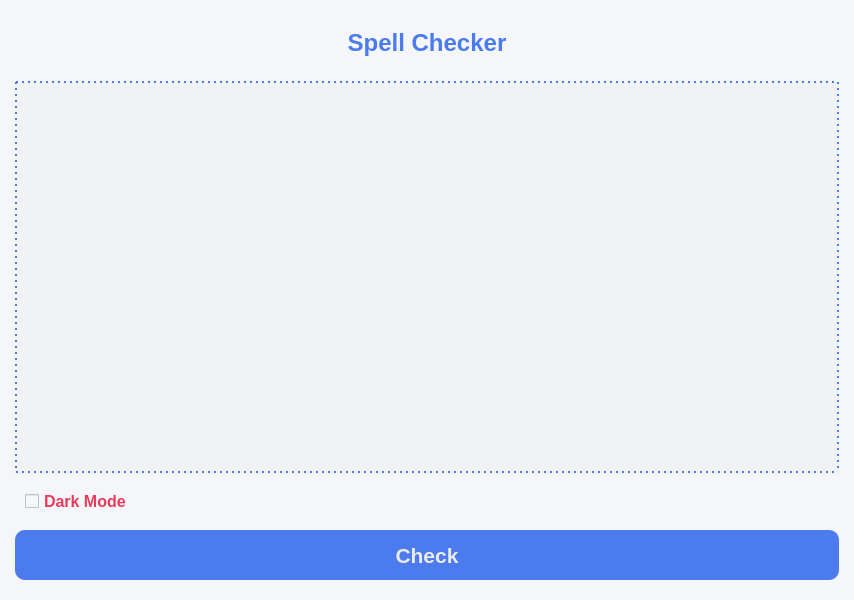
<?xml version="1.0" encoding="UTF-8"?>
<ui version="4.0">
 <class>MainWindow</class>
 <widget class="QMainWindow" name="MainWindow">
  <property name="geometry">
   <rect>
    <x>0</x>
    <y>0</y>
    <width>854</width>
    <height>600</height>
   </rect>
  </property>
  <property name="windowTitle">
   <string>MainWindow</string>
  </property>
  <property name="styleSheet">
   <string notr="true">background-color: rgb(245, 246, 250);</string>
  </property>
  <widget class="QWidget" name="centralwidget">
   <layout class="QVBoxLayout" name="verticalLayout_2" stretch="2,12,1,2">
    <property name="leftMargin">
     <number>15</number>
    </property>
    <property name="topMargin">
     <number>10</number>
    </property>
    <property name="rightMargin">
     <number>15</number>
    </property>
    <property name="bottomMargin">
     <number>20</number>
    </property>
    <item>
     <widget class="QLabel" name="main_label">
      <property name="font">
       <font>
        <pointsize>18</pointsize>
        <bold>true</bold>
        <underline>false</underline>
       </font>
      </property>
      <property name="styleSheet">
       <string notr="true">color: rgb(75, 123, 236);</string>
      </property>
      <property name="text">
       <string>Spell Checker</string>
      </property>
      <property name="alignment">
       <set>Qt::AlignCenter</set>
      </property>
     </widget>
    </item>
    <item>
     <widget class="QTextEdit" name="text_edit">
      <property name="font">
       <font>
        <family>Calibri</family>
        <pointsize>12</pointsize>
       </font>
      </property>
      <property name="styleSheet">
       <string notr="true">background-color: rgb(241, 242, 246);
color: rgb(47, 54, 64);
border: 2px dotted rgb(75, 123, 236);
padding: 10;</string>
      </property>
      <property name="frameShape">
       <enum>QFrame::NoFrame</enum>
      </property>
      <property name="frameShadow">
       <enum>QFrame::Plain</enum>
      </property>
      <property name="lineWidth">
       <number>1</number>
      </property>
     </widget>
    </item>
    <item>
     <layout class="QGridLayout" name="gridLayout" columnstretch="10">
      <property name="leftMargin">
       <number>10</number>
      </property>
      <property name="topMargin">
       <number>10</number>
      </property>
      <property name="rightMargin">
       <number>5</number>
      </property>
      <property name="bottomMargin">
       <number>10</number>
      </property>
      <item row="0" column="0">
       <widget class="QCheckBox" name="dark_mode_check">
        <property name="sizePolicy">
         <sizepolicy hsizetype="Minimum" vsizetype="Expanding">
          <horstretch>0</horstretch>
          <verstretch>0</verstretch>
         </sizepolicy>
        </property>
        <property name="font">
         <font>
          <pointsize>12</pointsize>
          <bold>true</bold>
         </font>
        </property>
        <property name="styleSheet">
         <string notr="true">color: rgb(235, 59, 90);</string>
        </property>
        <property name="text">
         <string>Dark Mode</string>
        </property>
       </widget>
      </item>
     </layout>
    </item>
    <item>
     <widget class="QPushButton" name="check_button">
      <property name="sizePolicy">
       <sizepolicy hsizetype="Expanding" vsizetype="Expanding">
        <horstretch>0</horstretch>
        <verstretch>0</verstretch>
       </sizepolicy>
      </property>
      <property name="maximumSize">
       <size>
        <width>16777215</width>
        <height>50</height>
       </size>
      </property>
      <property name="font">
       <font>
        <pointsize>16</pointsize>
        <bold>true</bold>
       </font>
      </property>
      <property name="styleSheet">
       <string notr="true">QPushButton{
	background-color: rgb(75, 123, 236);
	color: rgb(235, 235, 235);
	border-radius: 10%
}
QPushButton::pressed{
	background-color: rgb(32, 191, 107);
	color: rgb(0, 0, 0);
}</string>
      </property>
      <property name="text">
       <string>Check</string>
      </property>
      <property name="default">
       <bool>false</bool>
      </property>
      <property name="flat">
       <bool>false</bool>
      </property>
     </widget>
    </item>
   </layout>
  </widget>
 </widget>
 <resources/>
 <connections/>
</ui>
